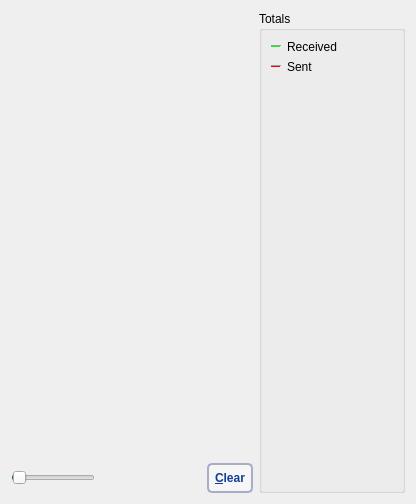
     <widget class="QWidget" name="tab_nettraffic">
      <attribute name="title">
       <string>&amp;Network Traffic</string>
      </attribute>
      <layout class="QHBoxLayout" name="horizontalLayout_3">
       <item>
        <layout class="QVBoxLayout" name="verticalLayout_4">
         <item>
          <widget class="TrafficGraphWidget" name="trafficGraph" native="true">
           <property name="sizePolicy">
            <sizepolicy hsizetype="Expanding" vsizetype="Expanding">
             <horstretch>0</horstretch>
             <verstretch>0</verstretch>
            </sizepolicy>
           </property>
          </widget>
         </item>
         <item>
          <layout class="QHBoxLayout" name="horizontalLayout_2">
           <item>
            <widget class="QSlider" name="sldGraphRange">
             <property name="minimum">
              <number>1</number>
             </property>
             <property name="maximum">
              <number>288</number>
             </property>
             <property name="pageStep">
              <number>12</number>
             </property>
             <property name="value">
              <number>6</number>
             </property>
             <property name="orientation">
              <enum>Qt::Horizontal</enum>
             </property>
            </widget>
           </item>
           <item>
            <widget class="QLabel" name="lblGraphRange">
             <property name="minimumSize">
              <size>
               <width>100</width>
               <height>0</height>
              </size>
             </property>
             <property name="alignment">
              <set>Qt::AlignCenter</set>
             </property>
            </widget>
           </item>
           <item>
            <widget class="QPushButton" name="btnClearTrafficGraph">
             <property name="styleSheet">
              <string notr="true"> background: #f6f6f6; border: 2px solid #a9adc4; border-radius: 5px; padding: 6px; text-transform: uppercase; color: #0f3e97; font-weight: bold</string>
             </property>
             <property name="text">
              <string>&amp;Clear</string>
             </property>
             <property name="autoDefault">
              <bool>false</bool>
             </property>
            </widget>
           </item>
          </layout>
         </item>
        </layout>
       </item>
       <item>
        <layout class="QVBoxLayout" name="verticalLayout">
         <item>
          <widget class="QGroupBox" name="groupBox">
           <property name="title">
            <string>Totals</string>
           </property>
           <layout class="QVBoxLayout" name="verticalLayout_5">
            <item>
             <layout class="QHBoxLayout" name="horizontalLayout_4">
              <item>
               <widget class="Line" name="line">
                <property name="sizePolicy">
                 <sizepolicy hsizetype="Fixed" vsizetype="Fixed">
                  <horstretch>0</horstretch>
                  <verstretch>0</verstretch>
                 </sizepolicy>
                </property>
                <property name="minimumSize">
                 <size>
                  <width>10</width>
                  <height>0</height>
                 </size>
                </property>
                <property name="palette">
                 <palette>
                  <active>
                   <colorrole role="Button">
                    <brush brushstyle="SolidPattern">
                     <color alpha="255">
                      <red>239</red>
                      <green>241</green>
                      <blue>244</blue>
                     </color>
                    </brush>
                   </colorrole>
                   <colorrole role="Light">
                    <brush brushstyle="SolidPattern">
                     <color alpha="255">
                      <red>0</red>
                      <green>255</green>
                      <blue>0</blue>
                     </color>
                    </brush>
                   </colorrole>
                   <colorrole role="Base">
                    <brush brushstyle="SolidPattern">
                     <color alpha="255">
                      <red>239</red>
                      <green>241</green>
                      <blue>244</blue>
                     </color>
                    </brush>
                   </colorrole>
                   <colorrole role="Window">
                    <brush brushstyle="SolidPattern">
                     <color alpha="255">
                      <red>239</red>
                      <green>241</green>
                      <blue>244</blue>
                     </color>
                    </brush>
                   </colorrole>
                  </active>
                  <inactive>
                   <colorrole role="Button">
                    <brush brushstyle="SolidPattern">
                     <color alpha="255">
                      <red>239</red>
                      <green>241</green>
                      <blue>244</blue>
                     </color>
                    </brush>
                   </colorrole>
                   <colorrole role="Light">
                    <brush brushstyle="SolidPattern">
                     <color alpha="255">
                      <red>0</red>
                      <green>255</green>
                      <blue>0</blue>
                     </color>
                    </brush>
                   </colorrole>
                   <colorrole role="Base">
                    <brush brushstyle="SolidPattern">
                     <color alpha="255">
                      <red>239</red>
                      <green>241</green>
                      <blue>244</blue>
                     </color>
                    </brush>
                   </colorrole>
                   <colorrole role="Window">
                    <brush brushstyle="SolidPattern">
                     <color alpha="255">
                      <red>239</red>
                      <green>241</green>
                      <blue>244</blue>
                     </color>
                    </brush>
                   </colorrole>
                  </inactive>
                  <disabled>
                   <colorrole role="Button">
                    <brush brushstyle="SolidPattern">
                     <color alpha="255">
                      <red>239</red>
                      <green>241</green>
                      <blue>244</blue>
                     </color>
                    </brush>
                   </colorrole>
                   <colorrole role="Light">
                    <brush brushstyle="SolidPattern">
                     <color alpha="255">
                      <red>0</red>
                      <green>255</green>
                      <blue>0</blue>
                     </color>
                    </brush>
                   </colorrole>
                   <colorrole role="Base">
                    <brush brushstyle="SolidPattern">
                     <color alpha="255">
                      <red>239</red>
                      <green>241</green>
                      <blue>244</blue>
                     </color>
                    </brush>
                   </colorrole>
                   <colorrole role="Window">
                    <brush brushstyle="SolidPattern">
                     <color alpha="255">
                      <red>239</red>
                      <green>241</green>
                      <blue>244</blue>
                     </color>
                    </brush>
                   </colorrole>
                  </disabled>
                 </palette>
                </property>
                <property name="orientation">
                 <enum>Qt::Horizontal</enum>
                </property>
               </widget>
              </item>
              <item>
               <widget class="QLabel" name="label_16">
                <property name="text">
                 <string>Received</string>
                </property>
               </widget>
              </item>
              <item>
               <widget class="QLabel" name="lblBytesIn">
                <property name="minimumSize">
                 <size>
                  <width>50</width>
                  <height>0</height>
                 </size>
                </property>
                <property name="alignment">
                 <set>Qt::AlignRight|Qt::AlignTrailing|Qt::AlignVCenter</set>
                </property>
               </widget>
              </item>
             </layout>
            </item>
            <item>
             <layout class="QHBoxLayout" name="horizontalLayout_5">
              <item>
               <widget class="Line" name="line_2">
                <property name="sizePolicy">
                 <sizepolicy hsizetype="Fixed" vsizetype="Fixed">
                  <horstretch>0</horstretch>
                  <verstretch>0</verstretch>
                 </sizepolicy>
                </property>
                <property name="minimumSize">
                 <size>
                  <width>10</width>
                  <height>0</height>
                 </size>
                </property>
                <property name="palette">
                 <palette>
                  <active>
                   <colorrole role="Button">
                    <brush brushstyle="SolidPattern">
                     <color alpha="255">
                      <red>239</red>
                      <green>241</green>
                      <blue>244</blue>
                     </color>
                    </brush>
                   </colorrole>
                   <colorrole role="Light">
                    <brush brushstyle="SolidPattern">
                     <color alpha="255">
                      <red>255</red>
                      <green>0</green>
                      <blue>0</blue>
                     </color>
                    </brush>
                   </colorrole>
                   <colorrole role="Base">
                    <brush brushstyle="SolidPattern">
                     <color alpha="255">
                      <red>239</red>
                      <green>241</green>
                      <blue>244</blue>
                     </color>
                    </brush>
                   </colorrole>
                   <colorrole role="Window">
                    <brush brushstyle="SolidPattern">
                     <color alpha="255">
                      <red>239</red>
                      <green>241</green>
                      <blue>244</blue>
                     </color>
                    </brush>
                   </colorrole>
                  </active>
                  <inactive>
                   <colorrole role="Button">
                    <brush brushstyle="SolidPattern">
                     <color alpha="255">
                      <red>239</red>
                      <green>241</green>
                      <blue>244</blue>
                     </color>
                    </brush>
                   </colorrole>
                   <colorrole role="Light">
                    <brush brushstyle="SolidPattern">
                     <color alpha="255">
                      <red>255</red>
                      <green>0</green>
                      <blue>0</blue>
                     </color>
                    </brush>
                   </colorrole>
                   <colorrole role="Base">
                    <brush brushstyle="SolidPattern">
                     <color alpha="255">
                      <red>239</red>
                      <green>241</green>
                      <blue>244</blue>
                     </color>
                    </brush>
                   </colorrole>
                   <colorrole role="Window">
                    <brush brushstyle="SolidPattern">
                     <color alpha="255">
                      <red>239</red>
                      <green>241</green>
                      <blue>244</blue>
                     </color>
                    </brush>
                   </colorrole>
                  </inactive>
                  <disabled>
                   <colorrole role="Button">
                    <brush brushstyle="SolidPattern">
                     <color alpha="255">
                      <red>239</red>
                      <green>241</green>
                      <blue>244</blue>
                     </color>
                    </brush>
                   </colorrole>
                   <colorrole role="Light">
                    <brush brushstyle="SolidPattern">
                     <color alpha="255">
                      <red>255</red>
                      <green>0</green>
                      <blue>0</blue>
                     </color>
                    </brush>
                   </colorrole>
                   <colorrole role="Base">
                    <brush brushstyle="SolidPattern">
                     <color alpha="255">
                      <red>239</red>
                      <green>241</green>
                      <blue>244</blue>
                     </color>
                    </brush>
                   </colorrole>
                   <colorrole role="Window">
                    <brush brushstyle="SolidPattern">
                     <color alpha="255">
                      <red>239</red>
                      <green>241</green>
                      <blue>244</blue>
                     </color>
                    </brush>
                   </colorrole>
                  </disabled>
                 </palette>
                </property>
                <property name="orientation">
                 <enum>Qt::Horizontal</enum>
                </property>
               </widget>
              </item>
              <item>
               <widget class="QLabel" name="label_17">
                <property name="text">
                 <string>Sent</string>
                </property>
               </widget>
              </item>
              <item>
               <widget class="QLabel" name="lblBytesOut">
                <property name="minimumSize">
                 <size>
                  <width>50</width>
                  <height>0</height>
                 </size>
                </property>
                <property name="alignment">
                 <set>Qt::AlignRight|Qt::AlignTrailing|Qt::AlignVCenter</set>
                </property>
               </widget>
              </item>
             </layout>
            </item>
            <item>
             <spacer name="verticalSpacer_4">
              <property name="orientation">
               <enum>Qt::Vertical</enum>
              </property>
              <property name="sizeHint" stdset="0">
               <size>
                <width>20</width>
                <height>407</height>
               </size>
              </property>
             </spacer>
            </item>
           </layout>
          </widget>
         </item>
        </layout>
       </item>
      </layout>
     </widget>
